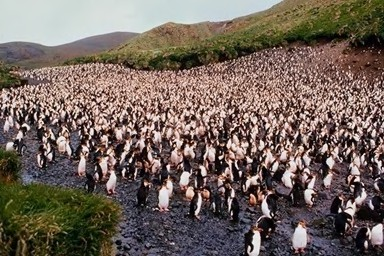
%> input picture L02/penguin1.jpg, 384 x 256 px
$ octave ex6.m   (GNU Octave 9; MATLAB toolbox functions it lacks are replaced by stand-ins)
%> lines starting %> are read from the running program, lines starting %| are printed output that depends on the picture
P1=imread('penguin1.jpg');
%> P1 is the input picture: size 256x384x3 uint8; mean R, G, B 114.2, 100.6, 92.4
P2=imread('penguin2.jpg');
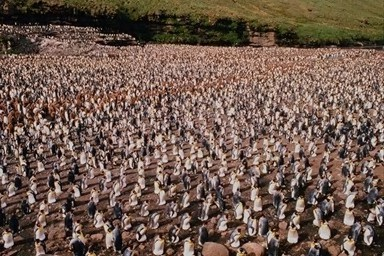
%> input picture L02/penguin2.jpg, 384 x 256 px
%> P2 is the input picture: size 256x384x3 uint8; mean R, G, B 111.4, 89.6, 78
D =imread('dog.jpg');
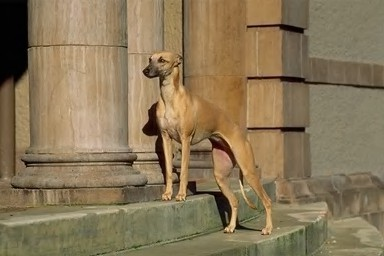
%> input picture L02/dog.jpg, 384 x 256 px
%> D is the input picture: size 256x384x3 uint8; mean R, G, B 137.4, 119.3, 88.2
RED_P1=P1(:,:,1); GREEN_P1=P1(:,:,2); BLUE_P1=P1(:,:,3);
RED_P2=P2(:,:,1); GREEN_P2=P2(:,:,2); BLUE_P2=P2(:,:,3);
RED_D=D(:,:,1); GREEN_D=D(:,:,2); BLUE_D=D(:,:,3);
%> after `GREEN_D=D(:,:,2)`:
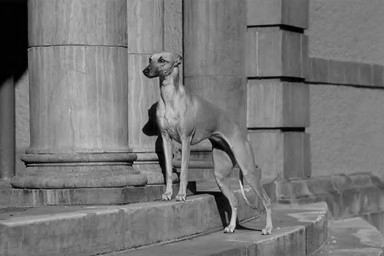
%> GREEN_D: size 256x384 uint8; min 0, max 234, mean 119.3
%> after `BLUE_D=D(:,:,3)`:
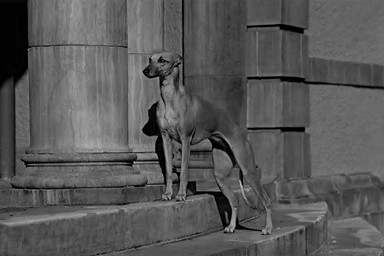
%> BLUE_D: size 256x384 uint8; min 0, max 197, mean 88.2

P1_64=floor(double(RED_P1)/64) *4*4 + floor(double(GREEN_P1)/64) *4 + floor(double(BLUE_P1)/64);
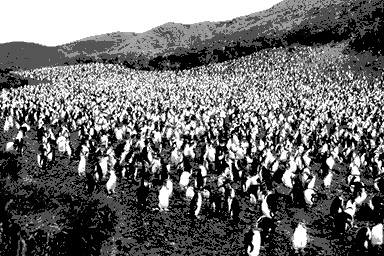
%> P1_64: size 256x384 double; min 0, max 63, mean 26.4; drawn with min black and max white
P2_64=floor(double(RED_P2)/64) *4*4 + floor(double(GREEN_P2)/64) *4 + floor(double(BLUE_P2)/64);
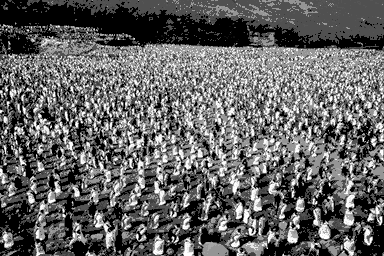
%> P2_64: size 256x384 double; min 0, max 63, mean 24.6; drawn with min black and max white
D_64=floor(double(RED_D)/64) *4*4 + floor(double(GREEN_D)/64) *4 + floor(double(BLUE_D)/64);
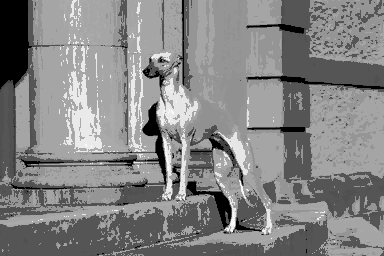
%> D_64: size 256x384 double; min 0, max 63, mean 32.8; drawn with min black and max white

P1_64_vec=reshape(P1_64,1,numel(P1_64));
P2_64_vec=reshape(P2_64,1,numel(P2_64));
D_64_vec=reshape(D_64,1,numel(D_64));

h1=histc(P1_64_vec, [0:63]);
%> h1 = 64 values, max 26271 at index 1, min 0 at index 3, mean 1536
h2=histc(P2_64_vec, [0:63]);
%> h2 = 64 values, max 22803 at index 1, min 0 at index 3, mean 1536
d=histc(D_64_vec, [0:63]);
%> d = 64 values, max 32181 at index 42, min 0 at index 2, mean 1536

h1=h1 / sum(h1);
%> h1 = 64 values, max 0.267 at index 1, min 0 at index 3, mean 0.0156
h2=h2 / sum(h2);
%> h2 = 64 values, max 0.232 at index 1, min 0 at index 3, mean 0.0156
d=d / sum(d);
%> d = 64 values, max 0.327 at index 42, min 0 at index 2, mean 0.0156
sim_P=sum(min(h1,h2)) % 긻깛긎깛벏럐
%> sim_P = 0.782
sim_PD=sum(min(h1,d)) % 긻깛긎깛궴뙝
%> sim_PD = 0.462

%{
렳뛱쀡
sim_P =

    0.7821


sim_PD =

    0.4623
%}
